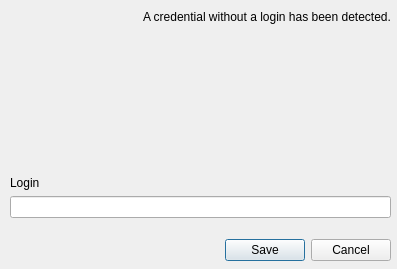
<?xml version="1.0" encoding="UTF-8"?>
<ui version="4.0">
 <class>RequestLoginNameDialog</class>
 <widget class="QDialog" name="RequestLoginNameDialog">
  <property name="geometry">
   <rect>
    <x>0</x>
    <y>0</y>
    <width>397</width>
    <height>269</height>
   </rect>
  </property>
  <property name="windowTitle">
   <string>Request Login Name</string>
  </property>
  <widget class="QWidget" name="verticalLayoutWidget">
   <property name="geometry">
    <rect>
     <x>10</x>
     <y>10</y>
     <width>381</width>
     <height>251</height>
    </rect>
   </property>
   <layout class="QVBoxLayout" name="verticalLayout">
    <item>
     <layout class="QHBoxLayout" name="horizontalLayout">
      <item>
       <widget class="QLabel" name="logoLabel">
        <property name="sizePolicy">
         <sizepolicy hsizetype="Minimum" vsizetype="Minimum">
          <horstretch>0</horstretch>
          <verstretch>0</verstretch>
         </sizepolicy>
        </property>
        <property name="text">
         <string/>
        </property>
       </widget>
      </item>
      <item>
       <widget class="QLabel" name="informationLabel">
        <property name="text">
         <string>A credential without a login has been detected.</string>
        </property>
       </widget>
      </item>
     </layout>
    </item>
    <item>
     <spacer name="verticalSpacer">
      <property name="orientation">
       <enum>Qt::Vertical</enum>
      </property>
      <property name="sizeType">
       <enum>QSizePolicy::Expanding</enum>
      </property>
      <property name="sizeHint" stdset="0">
       <size>
        <width>20</width>
        <height>20</height>
       </size>
      </property>
     </spacer>
    </item>
    <item>
     <widget class="QLabel" name="loginLabel">
      <property name="text">
       <string>Login</string>
      </property>
     </widget>
    </item>
    <item>
     <widget class="QLineEdit" name="loginLineEdit"/>
    </item>
    <item>
     <spacer name="verticalSpacer_2">
      <property name="orientation">
       <enum>Qt::Vertical</enum>
      </property>
      <property name="sizeType">
       <enum>QSizePolicy::Maximum</enum>
      </property>
      <property name="sizeHint" stdset="0">
       <size>
        <width>20</width>
        <height>15</height>
       </size>
      </property>
     </spacer>
    </item>
    <item>
     <widget class="QDialogButtonBox" name="buttonBox">
      <property name="orientation">
       <enum>Qt::Horizontal</enum>
      </property>
      <property name="standardButtons">
       <set>QDialogButtonBox::Cancel|QDialogButtonBox::Save</set>
      </property>
     </widget>
    </item>
   </layout>
  </widget>
 </widget>
 <resources/>
 <connections>
  <connection>
   <sender>buttonBox</sender>
   <signal>accepted()</signal>
   <receiver>RequestLoginNameDialog</receiver>
   <slot>accept()</slot>
   <hints>
    <hint type="sourcelabel">
     <x>248</x>
     <y>254</y>
    </hint>
    <hint type="destinationlabel">
     <x>157</x>
     <y>274</y>
    </hint>
   </hints>
  </connection>
  <connection>
   <sender>buttonBox</sender>
   <signal>rejected()</signal>
   <receiver>RequestLoginNameDialog</receiver>
   <slot>reject()</slot>
   <hints>
    <hint type="sourcelabel">
     <x>316</x>
     <y>260</y>
    </hint>
    <hint type="destinationlabel">
     <x>286</x>
     <y>274</y>
    </hint>
   </hints>
  </connection>
 </connections>
</ui>
